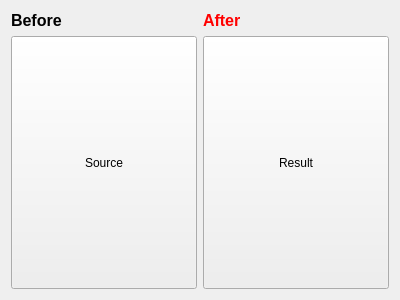
<?xml version="1.0" encoding="UTF-8"?>
<ui version="4.0">
 <class>Widget</class>
 <widget class="QWidget" name="Widget">
  <property name="geometry">
   <rect>
    <x>0</x>
    <y>0</y>
    <width>400</width>
    <height>300</height>
   </rect>
  </property>
  <property name="windowTitle">
   <string>Widget</string>
  </property>
  <layout class="QGridLayout" name="gridLayout">
   <item row="0" column="0">
    <widget class="QLabel" name="label">
     <property name="text">
      <string>&lt;html&gt;&lt;head/&gt;&lt;body&gt;&lt;p&gt;&lt;span style=&quot; font-size:12pt; font-weight:600;&quot;&gt;Before&lt;/span&gt;&lt;/p&gt;&lt;/body&gt;&lt;/html&gt;</string>
     </property>
    </widget>
   </item>
   <item row="0" column="1">
    <widget class="QLabel" name="label_2">
     <property name="text">
      <string>&lt;html&gt;&lt;head/&gt;&lt;body&gt;&lt;p&gt;&lt;span style=&quot; font-size:12pt; font-weight:600; color:#ff0000;&quot;&gt;After&lt;/span&gt;&lt;/p&gt;&lt;/body&gt;&lt;/html&gt;</string>
     </property>
    </widget>
   </item>
   <item row="1" column="0">
    <widget class="QToolButton" name="toolButton">
     <property name="sizePolicy">
      <sizepolicy hsizetype="Expanding" vsizetype="Expanding">
       <horstretch>0</horstretch>
       <verstretch>0</verstretch>
      </sizepolicy>
     </property>
     <property name="minimumSize">
      <size>
       <width>100</width>
       <height>100</height>
      </size>
     </property>
     <property name="text">
      <string>Source</string>
     </property>
    </widget>
   </item>
   <item row="1" column="1">
    <widget class="QToolButton" name="toolButton_2">
     <property name="sizePolicy">
      <sizepolicy hsizetype="Expanding" vsizetype="Expanding">
       <horstretch>0</horstretch>
       <verstretch>0</verstretch>
      </sizepolicy>
     </property>
     <property name="minimumSize">
      <size>
       <width>100</width>
       <height>100</height>
      </size>
     </property>
     <property name="text">
      <string>Result</string>
     </property>
    </widget>
   </item>
  </layout>
 </widget>
 <layoutdefault spacing="6" margin="11"/>
 <resources/>
 <connections/>
</ui>
